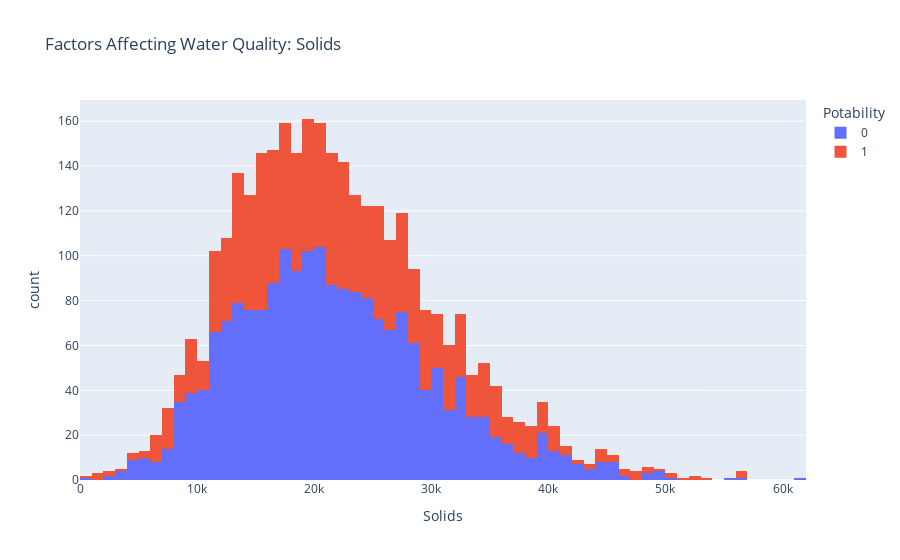

The code cell stored with this chart in its notebook:
### Code cell
px.histogram(data, x="Solids", color= "Potability", title= "Factors Affecting Water Quality: Solids")

### Figure 1 — Plotly figure (JSON) as saved in the notebook; plotly's stock layout.template omitted (floating-point values rounded to 4 significant figures; data arrays with more than 128 entries replaced by an {"elided": "..."} marker saying what was removed)
{"data": [{"alignmentgroup": "True", "bingroup": "x", "hovertemplate": "Potability=0<br>Solids=%{x}<br>count=%{y}<extra></extra>", "legendgroup": "0", "marker": {"color": "#636efa", "pattern": {"shape": ""}}, "name": "0", "offsetgroup": "0", "orientation": "v", "showlegend": true, "type": "histogram", "x": {"elided": "1998 float values"}, "xaxis": "x", "yaxis": "y"}, {"alignmentgroup": "True", "bingroup": "x", "hovertemplate": "Potability=1<br>Solids=%{x}<br>count=%{y}<extra></extra>", "legendgroup": "1", "marker": {"color": "#EF553B", "pattern": {"shape": ""}}, "name": "1", "offsetgroup": "1", "orientation": "v", "showlegend": true, "type": "histogram", "x": {"elided": "1278 float values"}, "xaxis": "x", "yaxis": "y"}], "layout": {"barmode": "relative", "legend": {"title": {"text": "Potability"}, "tracegroupgap": 0}, "title": {"text": "Factors Affecting Water Quality: Solids"}, "xaxis": {"anchor": "y", "domain": [0, 1], "title": {"text": "Solids"}}, "yaxis": {"anchor": "x", "domain": [0, 1], "title": {"text": "count"}}}}
